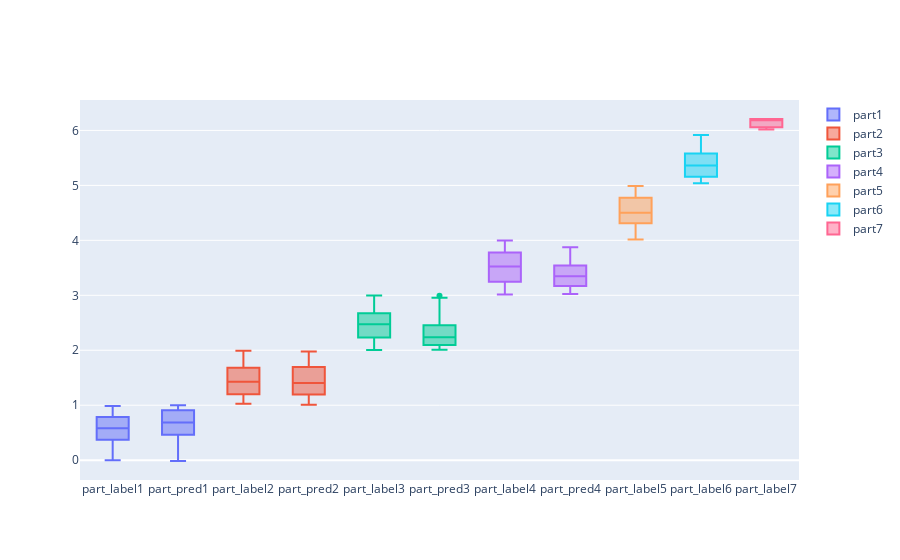

Write notebook code for a chart like this one.
### Code cell
fig = go.Figure()

fig.add_trace(go.Box(
        x=df_part1.group,
        y=df_part1.results,
        name=f'part1',
    ))

fig.add_trace(go.Box(
        x=df_part2.group,
        y=df_part2.results,
        name=f'part2',
    ))

fig.add_trace(go.Box(
        x=df_part3.group,
        y=df_part3.results,
        name=f'part3',
    ))

fig.add_trace(go.Box(
        x=df_part4.group,
        y=df_part4.results,
        name=f'part4',
    ))

fig.add_trace(go.Box(
        x=df_part5.group,
        y=df_part5.results,
        name=f'part5',
    ))

fig.add_trace(go.Box(
        x=df_part6.group,
        y=df_part6.results,
        name=f'part6',
    ))

fig.add_trace(go.Box(
        x=df_part7.group,
        y=df_part7.results,
        name=f'part7',
    ))

fig.show()

### Figure 1 — Plotly figure (JSON) as saved in the notebook; plotly's stock layout.template omitted (floating-point values rounded to 4 significant figures; data arrays with more than 128 entries replaced by an {"elided": "..."} marker saying what was removed)
{"data": [{"name": "part1", "type": "box", "x": {"elided": "279 str values"}, "y": {"elided": "279 float values"}}, {"name": "part2", "type": "box", "x": {"elided": "359 str values"}, "y": {"elided": "359 float values"}}, {"name": "part3", "type": "box", "x": {"elided": "156 str values"}, "y": {"elided": "156 float values"}}, {"name": "part4", "type": "box", "x": ["part_label4", "part_label4", "part_label4", "part_label4", "part_label4", "part_label4", "part_label4", "part_label4", "part_label4", "part_label4", "part_label4", "part_label4", "part_label4", "part_label4", "part_label4", "part_label4", "part_label4", "part_label4", "part_label4", "part_label4", "part_label4", "part_label4", "part_label4", "part_label4", "part_label4", "part_label4", "part_label4", "part_label4", "part_label4", "part_label4", "part_label4", "part_label4", "part_label4", "part_label4", "part_label4", "part_label4", "part_label4", "part_label4", "part_label4", "part_label4", "part_label4", "part_label4", "part_label4", "part_label4", "part_label4", "part_label4", "part_label4", "part_label4", "part_label4", "part_label4", "part_label4", "part_label4", "part_label4", "part_label4", "part_label4", "part_label4", "part_label4", "part_label4", "part_label4", "part_label4", "part_label4", "part_label4", "part_label4", "part_label4", "part_label4", "part_label4", "part_label4", "part_label4", "part_label4", "part_label4", "part_label4", "part_label4", "part_label4", "part_label4", "part_label4", "part_pred4", "part_pred4", "part_pred4", "part_pred4", "part_pred4", "part_pred4", "part_pred4", "part_pred4", "part_pred4", "part_pred4", "part_pred4", "part_pred4", "part_pred4"], "y": [3.994, 3.95, 3.4, 3.589, 3.979, 3.792, 3.935, 3.016, 3.782, 3.623, 3.861, 3.109, 3.778, 3.435, 3.216, 3.32, 3.69, 3.534, 3.071, 3.526, 3.933, 3.374, 3.342, 3.325, 3.512, 3.246, 3.805, 3.646, 3.23, 3.187, 3.812, 3.804, 3.803, 3.319, 3.615, 3.763, 3.645, 3.226, 3.979, 3.249, 3.994, 3.045, 3.143, 3.067, 3.273, 3.228, 3.346, 3.85, 3.539, 3.104, 3.013, 3.933, 3.055, 3.623, 3.282, 3.522, 3.595, 3.398, 3.633, 3.763, 3.317, 3.058, 3.998, 3.47, 3.63, 3.749, 3.246, 3.093, 3.994, 3.939, 3.645, 3.634, 3.16, 3.146, 3.383, 3.165, 3.085, 3.513, 3.345, 3.55, 3.514, 3.172, 3.872, 3.539, 3.32, 3.202, 3.023, 3.672]}, {"name": "part5", "type": "box", "x": ["part_label5", "part_label5", "part_label5", "part_label5", "part_label5", "part_label5", "part_label5", "part_label5", "part_label5", "part_label5", "part_label5", "part_label5", "part_label5", "part_label5", "part_label5", "part_label5", "part_label5", "part_label5", "part_label5", "part_label5", "part_label5", "part_label5", "part_label5", "part_label5", "part_label5", "part_label5", "part_label5", "part_label5", "part_label5", "part_label5", "part_label5", "part_label5", "part_label5", "part_label5", "part_label5", "part_label5", "part_label5", "part_label5", "part_label5", "part_label5", "part_label5", "part_label5", "part_label5"], "y": [4.956, 4.5, 4.899, 4.987, 4.597, 4.13, 4.347, 4.228, 4.013, 4.921, 4.724, 4.583, 4.388, 4.713, 4.916, 4.462, 4.65, 4.146, 4.59, 4.66, 4.788, 4.502, 4.908, 4.297, 4.131, 4.734, 4.482, 4.574, 4.487, 4.13, 4.242, 4.45, 4.88, 4.851, 4.188, 4.853, 4.478, 4.095, 4.88, 4.655, 4.466, 4.404, 4.189]}, {"name": "part6", "type": "box", "x": ["part_label6", "part_label6", "part_label6", "part_label6", "part_label6", "part_label6", "part_label6", "part_label6", "part_label6", "part_label6", "part_label6", "part_label6", "part_label6", "part_label6", "part_label6", "part_label6", "part_label6", "part_label6", "part_label6", "part_label6", "part_label6", "part_label6", "part_label6", "part_label6", "part_label6", "part_label6", "part_label6", "part_label6", "part_label6", "part_label6", "part_label6", "part_label6"], "y": [5.093, 5.648, 5.541, 5.101, 5.518, 5.072, 5.097, 5.398, 5.684, 5.753, 5.916, 5.612, 5.438, 5.652, 5.471, 5.28, 5.573, 5.375, 5.187, 5.198, 5.04, 5.096, 5.154, 5.16, 5.59, 5.374, 5.348, 5.172, 5.349, 5.161, 5.107, 5.629]}, {"name": "part7", "type": "box", "x": ["part_label7", "part_label7", "part_label7", "part_label7", "part_label7"], "y": [6.074, 6.208, 6.015, 6.208, 6.185]}], "layout": {}}
